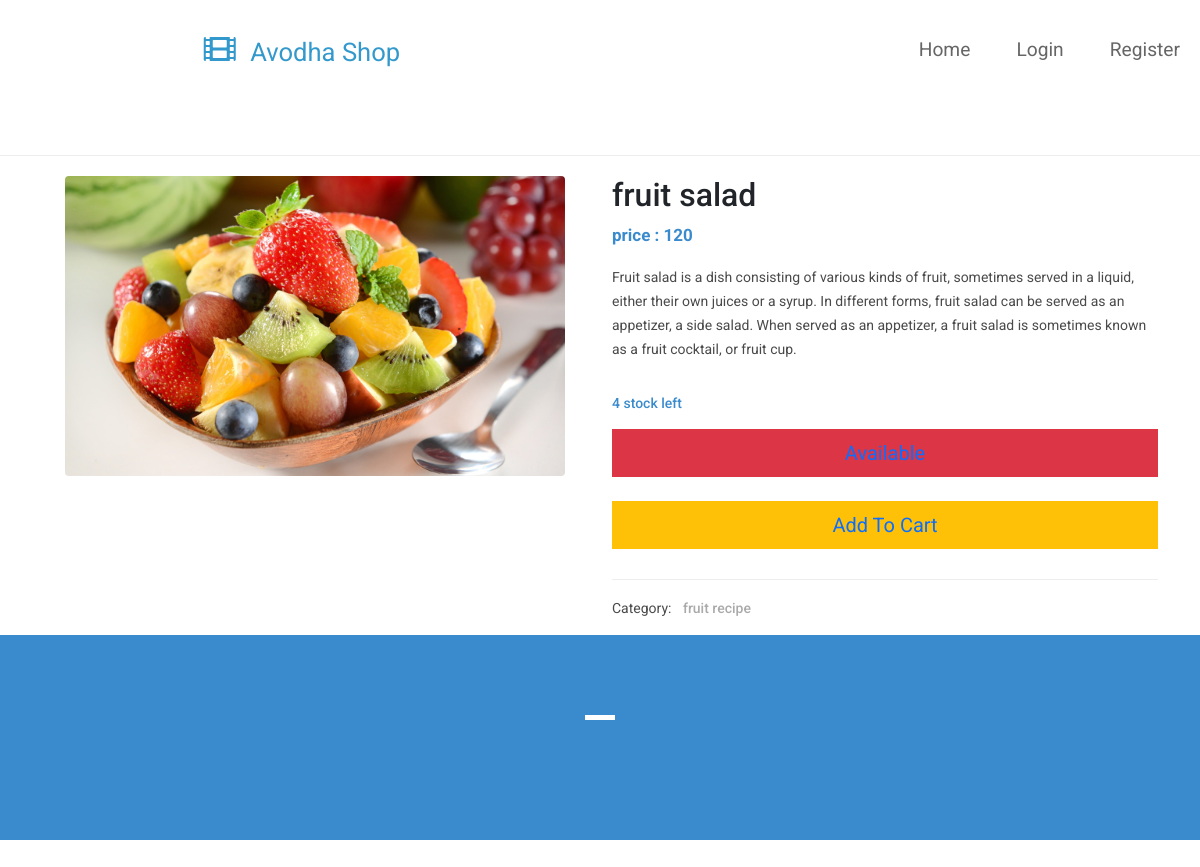
Page /fruite-recipe/fruit-salad on the committed database.
### shop/models.py (models this page shows, shortened)
class product(models.Model):
    name = models.CharField(max_length=150, unique=True)
    slug = models.SlugField(max_length=150, unique=True)
    img = models.ImageField(upload_to='product')
    desc = models.TextField()
    stock = models.IntegerField()
    available = models.BooleanField()
    price = models.IntegerField()
    category = models.ForeignKey(categ, on_delete=models.CASCADE)

class categ(models.Model):
    name = models.CharField(max_length=250, unique=True)
    slug = models.SlugField(max_length=250, unique=True)
    class Meta:
        ordering = ['name']
        verbose_name = 'category'
        verbose_name_plural = 'categories'
    def __str__(self):
        return '{}'.format(self.name)

### shop/views.py (the view)
# urls.py: path('<slug:c_slug>/<slug:product_slug>',views.prodDetails,name='details'),
def prodDetails(request,c_slug, product_slug):
    try:
        prod = product.objects.get(category__slug=c_slug, slug=product_slug)
    except Exception as e:
        raise e
    return render(request, 'single-product.html',{'pr':prod})

### cart/context_processor.py (called while the page is built)
def count(request):
    item_count=0
    if 'admin' in request.path:
        return{}
    else:
        try:
            ct=cartlist.objects.filter(cart_id=c_id(request))
            cti=items.objects.all().filter(cart=ct[:1])
            for c in cti:
                item_count +=c.quan
        except cartlist.DoesNotExist :
            item_count=0
        return dict(itc=item_count)

### cart/views.py (called while the page is built)
def c_id(request):
    ct_id = request.session.session_key
    if not ct_id:
        ct_id = request.session.create()

### templates/single-product.html (shortened to what this page needs)
{% extends 'base.html' %}
{% block content %}
{% load static %}
  <head>
    <link href="{% static "pr/vendor/bootstrap/css/bootstrap.min.css" rel="stylesheet" %}>
    <link rel="stylesheet" href={% static "pr/assets/css/fontawesome.css" %}>
    <link rel="stylesheet" href={% static "pr/assets/css/tooplate-main.css" %}>
    <link rel="stylesheet" href={% static "pr/assets/css/owl.css" %}>
    <link rel="stylesheet" href={% static "pr/assets/css/flex-slider.css" %}>
  </head>
  <body>
    <br>
    <br><br>
    <div class="single-product">
      <div class="container">
        <div class="row">
          <div class="col-md-6">
            <img src={{ pr.img.url }} alt="Image" class="rounded mx-auto d-block" style="height:300px; width:500px;"></a>
          </div>
          <div class="col-md-6">
            <div class="right-content">
              <h2>{{pr.name}}</h2>
              <h6>price : {{pr.price}}</h6>
              <p>{{pr.desc}}</p>
              <span>{{pr.stock}} stock left</span>
               {% if pr.stock <= 0 %}
                    <h1 style="color:red">sorry no stock available</h1>
                    {% else %}
                    <button type="button" class="btn btn-danger btn-block btn-lg">
                        <a href="{{pr.available }}">Available</a></button>
                       {% endif %}
                    <br>
                    <button type="button" class="btn btn-warning btn-block btn-lg">
                        <a href="{% url 'addcart' pr.id %}" >Add To Cart</a></button>
              <div class="down-content">
                <div class="categories">
                  <h6>Category: <span>{{pr.category}}</span></h6>
                </div>
              </div>
            </div>
          </div>
        </div>
      </div>
    </div>
    <div class="subscribe-form">
      <div class="container">
        <div class="row">
          <div class="col-md-12">
            <div class="section-heading">
              <div class="line-dec"></div>
            </div>
          </div>
        </div>
      </div>
    </div>
    <div class="footer">
      <div class="container">
        <div class="row">
          <div class="col-md-12">
          </div>
        </div>
      </div>
    </div>
  </body>
</html>
{% endblock %}

### static/hm/css/templatemo-style.css (style rules this page uses)
p { line-height: 1.8; }
a { text-decoration: none; transition: all 0.3s ease; }
.btn { border-radius: 0; }
p, .tm-text-gray { color: #999; }

### static/pr/assets/css/tooplate-main.css (style rules this page uses)
body { font-family: 'Roboto', sans-serif; transition: all 0.5s; }
p { margin-bottom: 0px; font-size: 14px; color: #4a4a4a; line-height: 24px; }
a { text-decoration: none!important; }
.section-heading { margin-top: 80px; margin-bottom: 40px; }
.section-heading .line-dec { width: 30px; height: 5px; background-color: #3a8bcd; }
.subscribe-form { background-color: #3a8bcd; padding: 80px 0px; text-align: center; }
.subscribe-form .section-heading { margin-top: 0px; }
.subscribe-form .section-heading .line-dec { background-color: #fff; margin: 0 auto; }
.footer { text-align: center; }
.single-product .right-content h6 { color: #3a8bcd; font-size: 17px; font-weight: 700; margin-top: 10px; }
.single-product .right-content p { margin-top: 20px; margin-bottom: 30px; }
.single-product .right-content span { font-size: 14px; color: #3a8bcd; font-weight: 500; display: inline-block; margin-bottom: 15px; }
.single-product .right-content .down-content span { margin-bottom: 0px; display: inline-block; margin-left: 8px; color: #aaa; }
.single-product .right-content .down-content .categories { border-top: 1px solid #eee; margin-top: 30px; padding: 10px 0px; }
.single-product .right-content .down-content h6 { font-size: 14px; color: #4a4a4a; font-weight: 400; }

### rows in the picture
product: img (picture), name "fruit salad", price "120", desc "Fruit salad is a dish consisting of various kinds of fruit, sometimes served in a liquid, either their own juices or a syrup. In different forms, fruit salad can be served as an appetizer, a side salad. When served as an appetizer, a fruit salad is sometimes known as a fruit cocktail, or fruit cup.", stock "4", category "fruit recipe"
